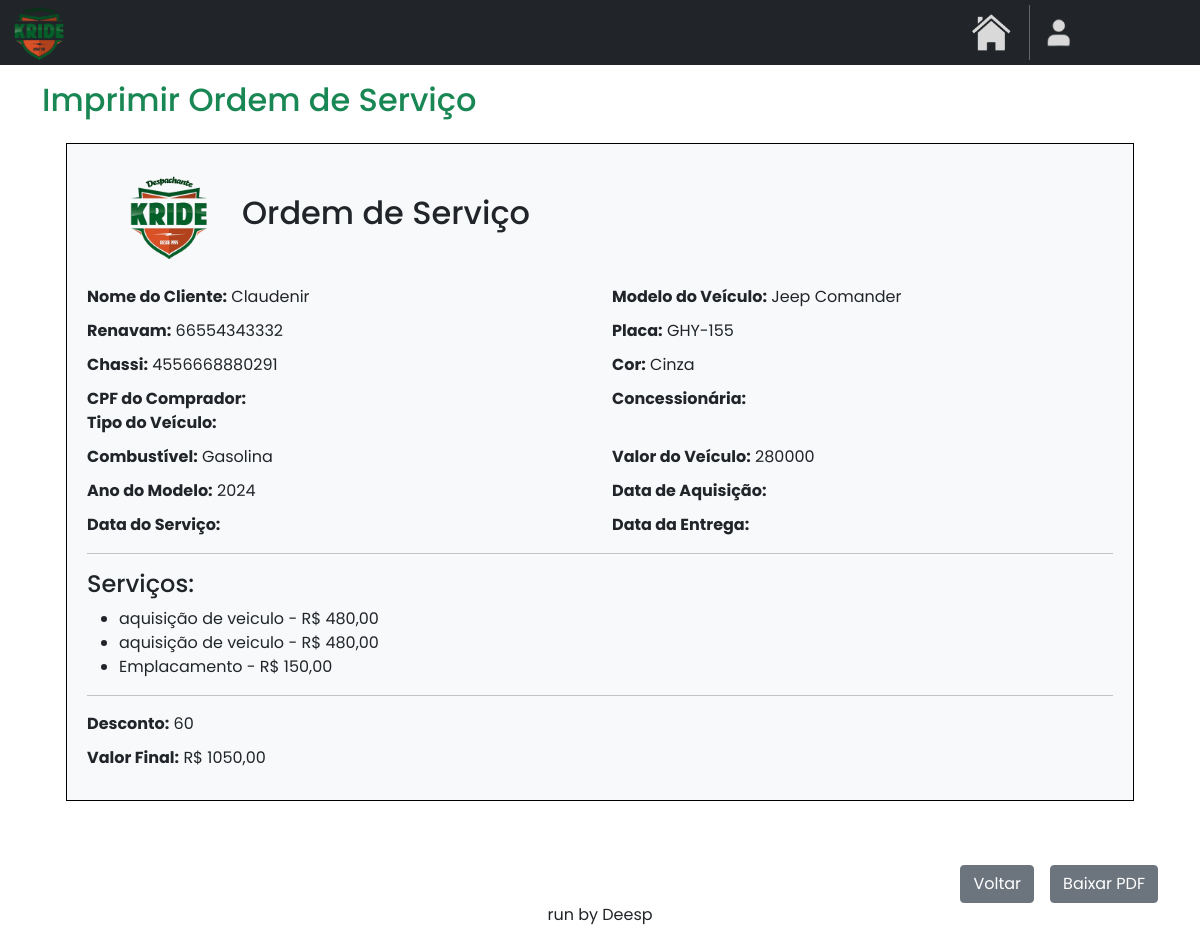
The page /home/imprimir_os/37 on the database as committed earlier.
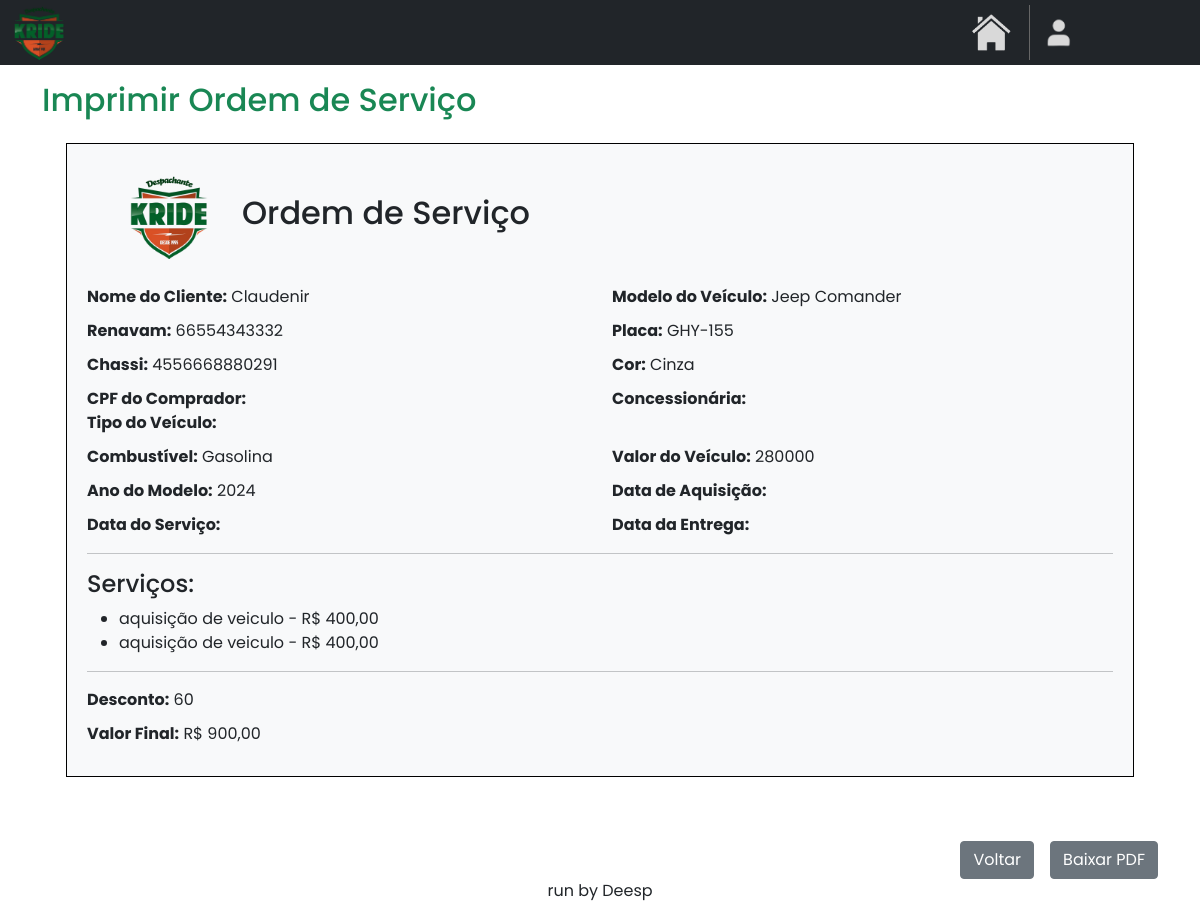
The same page on the database as committed later.
### OS/models.py (models this page shows)
class Servico_os(models.Model):
    os_id = models.ForeignKey(OrdemServico, on_delete=models.CASCADE)
    servico_id = models.ForeignKey(Servico, on_delete=models.CASCADE)
    valor_servico = models.CharField(max_length=10, default='')

class Servico(models.Model):
    descricao = models.CharField(max_length=50)
    custo = models.CharField(max_length=10, default='0')
    valor_liquido = models.CharField(max_length=10, default='0')
    valor_total = models.CharField(max_length=10, default='0')
    taxa_detran = models.CharField(max_length=10, default='0')
    notas = models.TextField(blank=True, null=True)

class OrdemServico(models.Model):
    renavam = models.IntegerField()
    placa = models.CharField(max_length=10)
    cliente_id = models.ForeignKey(Cliente, on_delete=models.CASCADE)
    nome_cliente = models.CharField(max_length=40)
    chassi = models.CharField(max_length=30, default='')
    cor = models.CharField(max_length=14, default='')
    combustivel = models.CharField(max_length=15, default='')
    modelo = models.CharField(max_length=25, default='')
    valor_veiculo = models.CharField(max_length=10, default='')
    ano_modelo = models.CharField(max_length=5, default='')
    pendencias = models.CharField(max_length=30, default='')
    data_entrega = models.DateField(null=True, blank=True)
    data_aq = models.DateField(null=True, blank=True)
    data_servico = models.DateField(default=datetime.date.today)
    desconto = models.CharField(max_length=10, default='')
    valor_f = models.CharField(max_length=10, default='')
    observacoes = models.TextField(blank=True, null=True)
    status = models.CharField(max_length=20, default='')
    cpf_vendedor = models.CharField(max_length=20, default='')
    concessionaria = models.CharField(max_length=30, default='')
    tipo_veiculo = models.CharField(max_length=15, default='')

### OS/views.py (the view)
# urls.py: path('imprimir_os/<str:id>', osviews.imprimir_os, name='imprimir_os'),
def imprimir_os(request, id):
    ordem_servico = get_object_or_404(OrdemServico, pk=id)
    servicos = Servico_os.objects.filter(os_id=ordem_servico).select_related('servico_id')
    return render(request, 'imprimir_os.html', {'ordem_servico': ordem_servico, 'servicos_os': servicos})

### OS/templates/imprimir_os.html (shortened to what this page needs)
{% extends "base.html" %}
{% load static %}
{% block content %}
<!DOCTYPE html>
<html lang="pt-BR">
<head>
    <link href="https://cdn.jsdelivr.net/npm/bootstrap@5.0.2/dist/css/bootstrap.min.css" rel="stylesheet">
</head>
<body>
    <div class="container mt-3 custom-container">
        <div class="d-flex justify-content-start align-items-center">
            <h2 class="me-auto text-success">Imprimir Ordem de Serviço</h2>
        </div>
        <div class="container mt-3">
            {% include 'os-pdf_export.html' %}
        </div>
        <div class="d-flex justify-content-end align-items-center" style="margin-top: 40px;">
            <a href="{% url 'ordem_servico' %}" class="btn btn-secondary me-3 mt-4">Voltar</a>
            <a href="{% url 'pdf_export' ordem_servico.id %}" class="btn btn-secondary mt-4" download>Baixar PDF</a>
        </div>
    </div>
</body>
</html>
{% endblock %}

### OS/templates/os-pdf_export.html (shortened to what this page needs)
{% load static %}
<!DOCTYPE html>
<html lang="en">
<head>
    <link href="https://cdn.jsdelivr.net/npm/bootstrap@5.0.2/dist/css/bootstrap.min.css" rel="stylesheet">
</head>
<body>
    <div class="container-fluid">
        <div class="order-details">
            <div class="order-header">
                <img src="{{ site_url }}{% static 'images/logo1.png' %}" style="width: 85px; height: 85px">
                <h2 class="text-center">Ordem de Serviço</h2>
            </div>
            <div class="row mt-3">
                <div class="col-md-6">
                    <strong class="name">Nome do Cliente:</strong> {{ ordem_servico.nome_cliente }}
                </div>
                <div class="col-md-6">
                    <strong>Modelo do Veículo:</strong> {{ ordem_servico.modelo }}
                </div>
            </div>
            <div class="row">
                <div class="col-md-6">
                    <strong>Renavam:</strong> {{ ordem_servico.renavam }}
                </div>
                <div class="col-md-6">
                    <strong>Placa:</strong> {{ ordem_servico.placa }}
                </div>
            </div>
            <div class="row">
                <div class="col-md-6">
                    <strong>Chassi:</strong> {{ ordem_servico.chassi }}
                </div>
                <div class="col-md-6">
                    <strong>Cor:</strong> {{ ordem_servico.cor }}
                </div>
            </div>
            <div class="row">
                <div class="col-md-6">
                    <strong>CPF do Comprador:</strong> {{ ordem_servico.cpf_comprador }}
                </div>
                <div class="col-md-6">
                    <strong>Concessionária:</strong> {{ ordem_servico.concessionaria }}
                </div>
                <div class="col-md-6">
                    <strong>Tipo do Veículo:</strong> {{ ordem_servico.tipo_veiculo }}
                </div>
            </div>
            <div class="row">
                <div class="col-md-6">
                    <strong>Combustível:</strong> {{ ordem_servico.combustivel }}
                </div>
                <div class="col-md-6">
                    <strong>Valor do Veículo:</strong> {{ ordem_servico.valor_veiculo }}
                </div>
            </div>
            <div class="row">
                <div class="col-md-6">
                    <strong>Ano do Modelo:</strong> {{ ordem_servico.ano_modelo }}
                </div>
                <div class="col-md-6">
                    <strong>Data de Aquisição:</strong> {{ data.data_aq }}
                </div>
            </div>
            <div class="row">
                <div class="col-md-6">
                    <strong>Data do Serviço:</strong> {{ data.data_servico }}
                </div>
                <div class="col-md-6">
                    <strong>Data da Entrega:</strong> {{ data.data_entrega }}
                </div>
            </div>
            <hr>
            <div>
                <h4>Serviços:</h4>
                <ul>
                    {% for servico_os in servicos_os %}
                        <li>{{ servico_os.servico_id.descricao }} - R$ {{ servico_os.servico_id.valor_total }}</li>
                    {% endfor %}
                </ul>
            </div>
            <hr>
            <div class="row">
                <div class="col-md-6">
                    <strong>Desconto:</strong> {{ ordem_servico.desconto }}
                </div>
            </div>
            <div class="row">
                <div class="col-md-6">
                    <strong>Valor Final:</strong> R$ {{ ordem_servico.valor_f }}
                </div>
            </div>
        </div>
    </div>
</body>
</html>

Rows that differ between the two databases and show on the page:
removed Servico_os: servico_id.descricao "Emplacamento", servico_id.valor_total "150,00"
changed OrdemServico "Claudenir": valor_f "1050,00" → "900,00"
changed through a linked row, Servico_os (number 1 of 2 on the later page): servico_id.valor_total "480,00" → "400,00"
changed through a linked row, Servico_os (number 2 of 2 on the later page): servico_id.valor_total "480,00" → "400,00"
